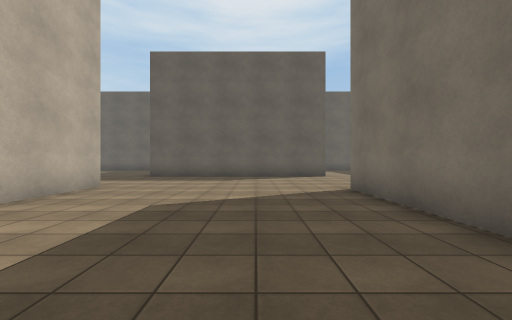
[1] (above)

18 first-person views from a walk through a scene from a Unity 3-D project. The camera is 1.3 m above the floor, looks level and sees 90° across. The floor is counted in squares, 2 m on a side. Each view is taken from the middle of a square. On the plan, view 1 faces up. The plan holds only what a view shows up to about 9 squares ahead; the rest is blank. The place goes on beyond the plan. The player character is not drawn. Surface patterns are stand-ins for the level's own textures.

[2]
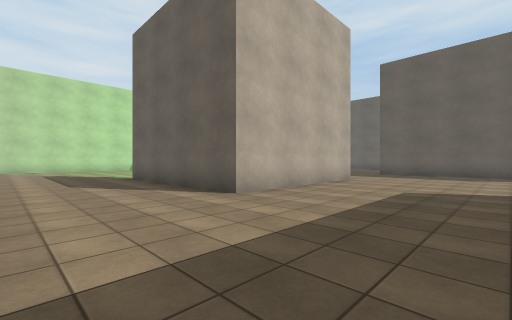

[3]
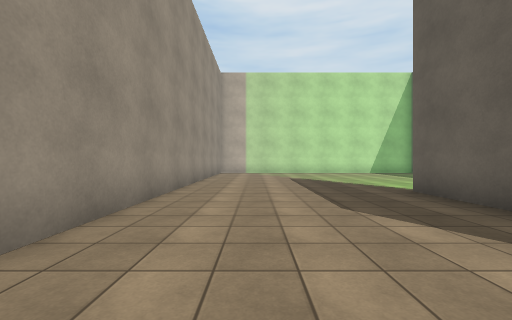

[4]
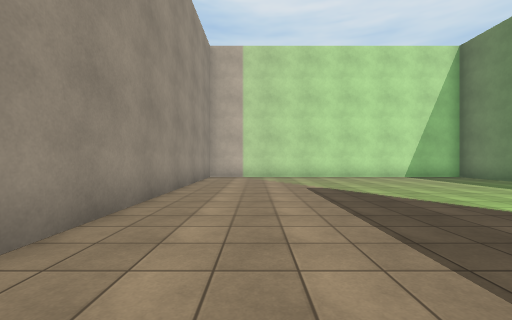

[5]
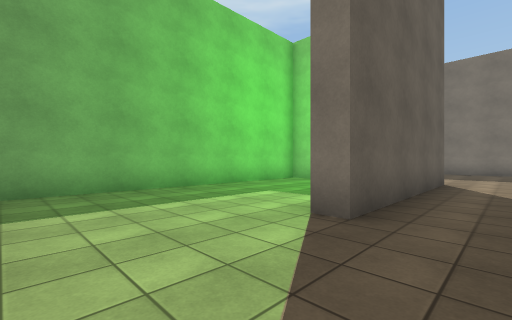

[6]
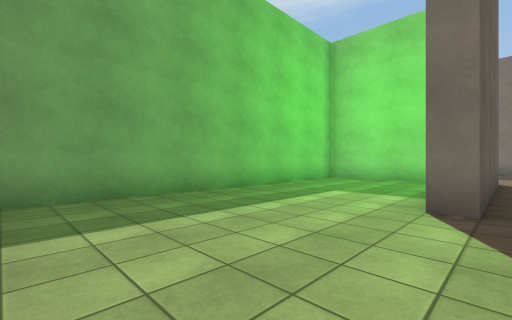

[7]
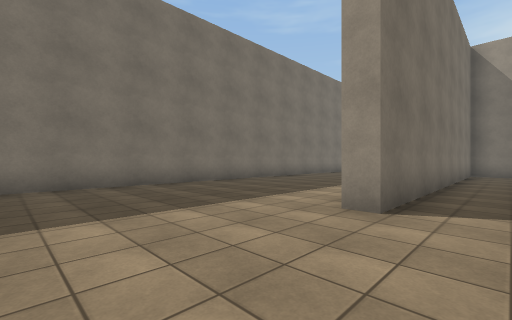

[8]
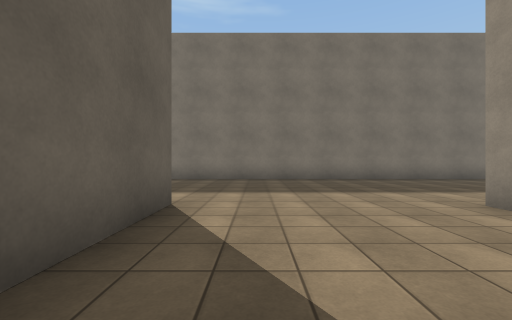

[9]
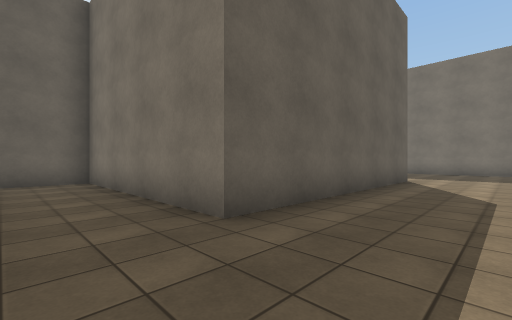

[10]
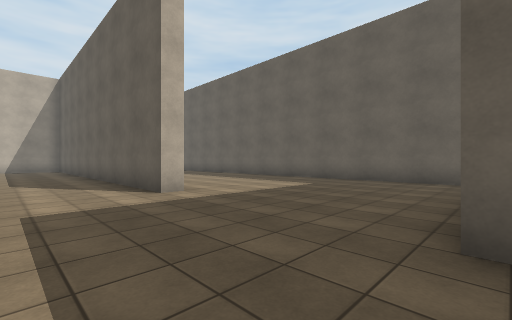

[11]
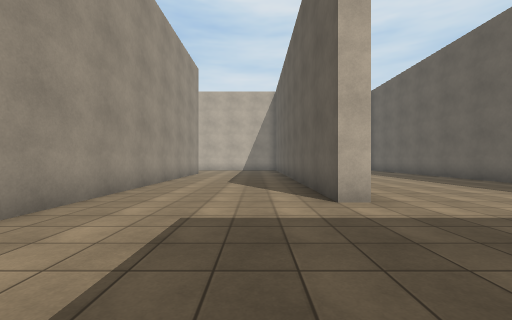

[12]
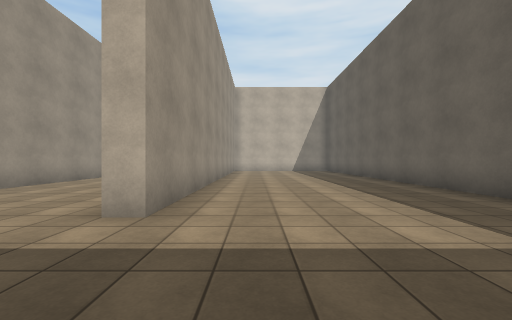

[13]
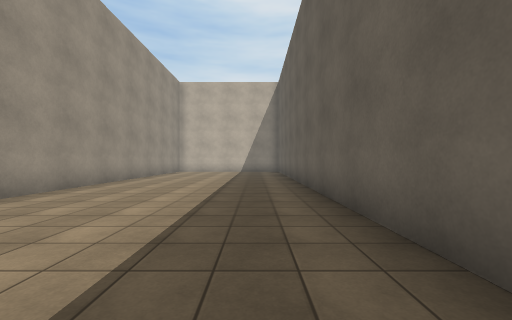

[14]
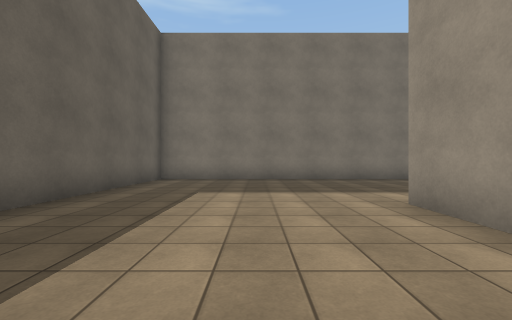

[15]
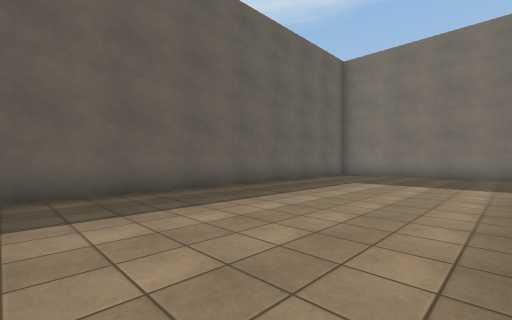

[16]
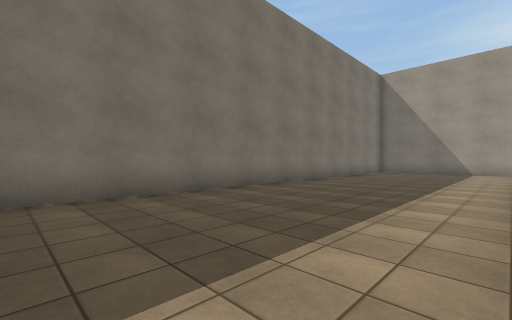

[17]
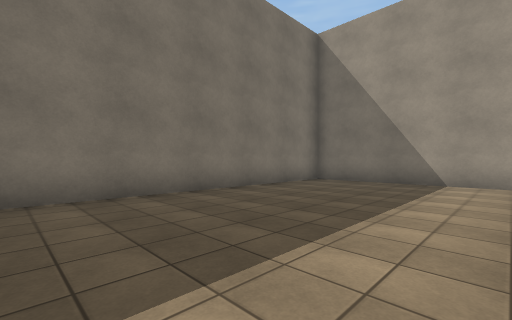

[18]
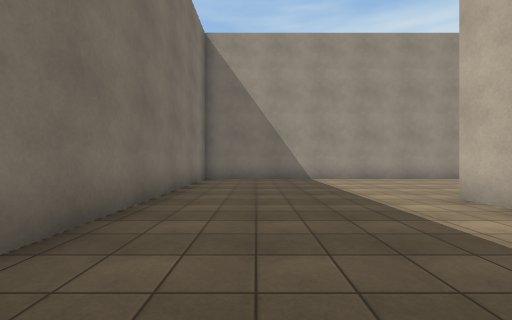

### Floor plan
Points are (right, up) in squares from view 1. A wall is a line through its corners. A room is listed if a view was taken in it or the views show most of it. See-through windows are left out.
Room 1 (views 1, 2, 3, 4, 5, 6, 7, 8, 9, 10, 11, 12, 13, 14, 15, 16, 17, 18)
walls: (-4.3, 2.8) (-4.3, 5.1); (-5, 5.7) (-13, 5.7); (-3.8, 6.2) (-3.8, 1.3) (-9.3, 1.3) (-9.3, 1.8); (1.2, 10.8) (2.9, 10.8); (2.1, -2.5) (2.1, 5.7) (2.6, 5.7); (-14.8, 5.7) (-16, 5.7); (2.9, 10.2) (-4.3, 10.2) (-4.3, 16.3) (-15.9, 16.3); (-15, 6.3) (-7.8, 6.3); (2.6, -3.4) (2.6, -4.2); (-16, 10.8) (-8.9, 10.8) (-8.9, 10.2) (-14.5, 10.2); (-1, -8.8) (7.7, -8.8) (7.7, 16.3) (-3, 16.3); (-16, -3.7) (-5.8, -3.7)

Where each view was taken, in squares from view 1:
view 1: 0 up, 0 right, facing up
view 2: 2 down, 0 right, facing up-left
view 3: 2 down, 4 left, facing left
view 4: 2 down, 7 left, facing left
view 5: 0 up, 12 left, facing up-right
view 6: 1 up, 13 left, facing up-right
view 7: 9 up, 1 right, facing down-right
view 8: 9 up, 1 left, facing right
view 9: 8 up, 6 left, facing up-right
view 10: 8 up, 4 left, facing up-left
view 11: 9 up, 5 left, facing left
view 12: 12 up, 6 left, facing left
view 13: 15 up, 7 left, facing left
view 14: 13 up, 1 left, facing right
view 15: 11 up, 3 left, facing up-right
view 16: 5 up, 3 right, facing down-right
view 17: 1 down, 3 right, facing down-right
view 18: 0 up, 6 right, facing down
